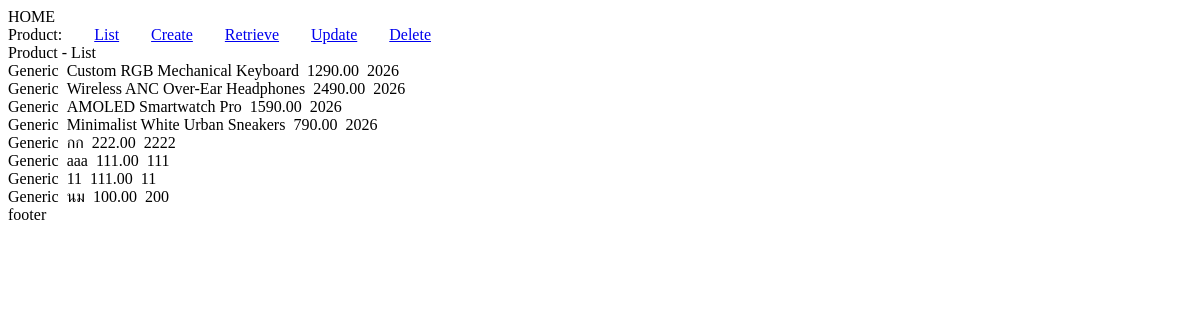
Before: / with the older database file.
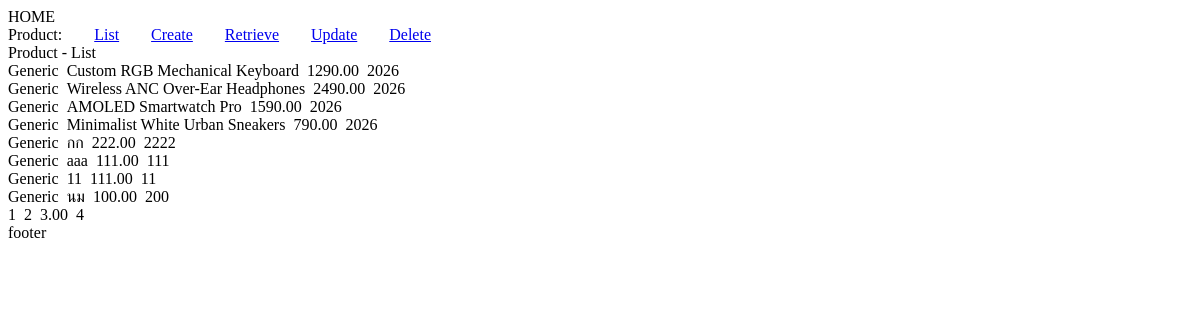
After: the same page with the newer database file.
### chopee/models.py (models this page shows, shortened)
class Product(models.Model):
    brand = models.CharField(max_length=100)
    name = models.CharField(max_length=200)
    price = models.DecimalField(max_digits=10, decimal_places=2)
    year = models.IntegerField()

### chopee/views.py (the view)
# urls.py: path('', views.home, name='home'),
def home(request):
    products = Product.objects.all()
    return render(request, 'chopee/home.html', {'products': products})

### chopee/templates/chopee/home.html (shortened to what this page needs)
<!DOCTYPE html>
<html lang="th">
<head>
</head>
<body>
    HOME<br>
    Product:&nbsp;&nbsp;&nbsp;&nbsp;&nbsp;&nbsp;&nbsp;&nbsp;<a href="/">List</a><a href="/product/create">Create</a><a href="/product/retrieve">Retrieve</a><a href="/product/update">Update</a><a href="/product/delete">Delete</a><br>
    Product - List<br>
    {% for prod in products %}
        {{ prod.brand }}&nbsp;&nbsp;{{ prod.name }}&nbsp;&nbsp;{{ prod.price }}&nbsp;&nbsp;{{ prod.year }}<br>
    {% endfor %}
    footer
</body>
</html>

Changed rows visible on the page:
added Product: brand "1", name "2", price "3.00", year "4"
